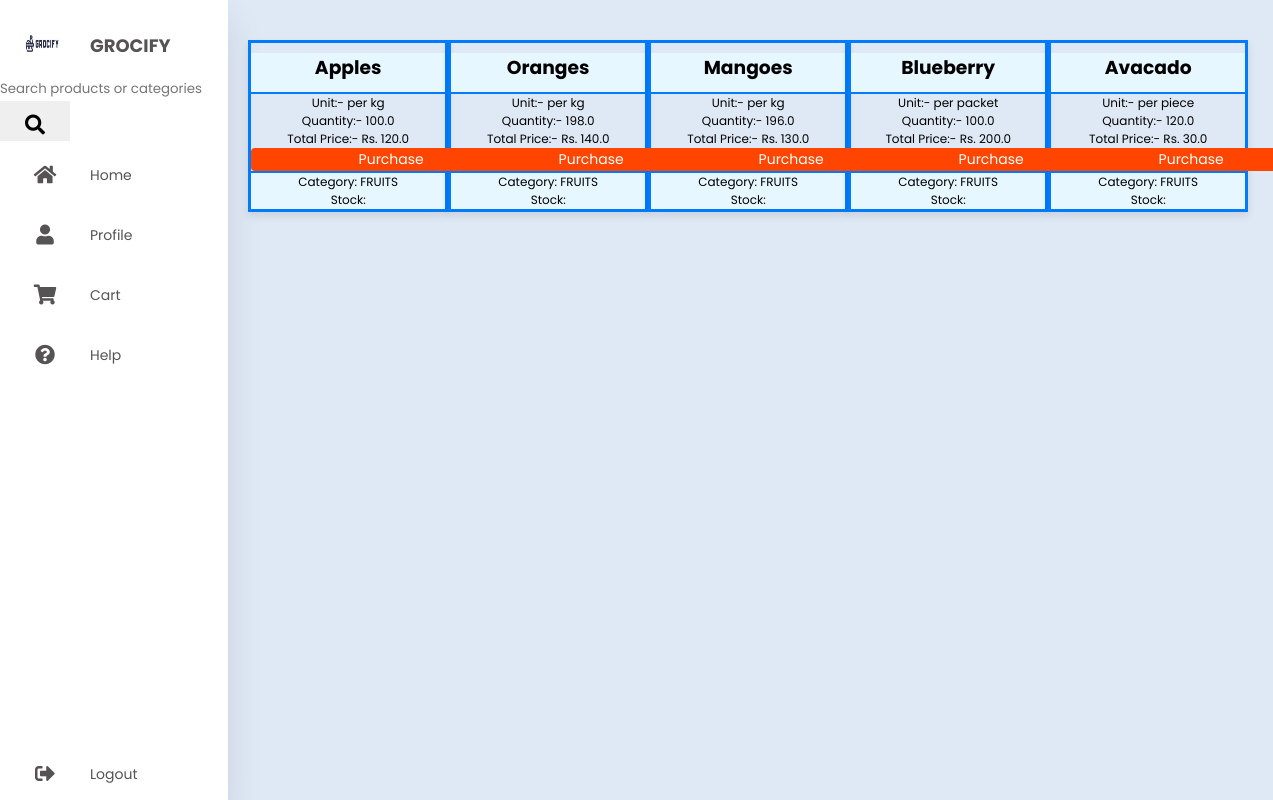
Page /category/1 on the committed database.
### app.py (models this page shows)
class Products(db.Model):
    Product_ID = db.Column(db.Integer, primary_key=True, autoincrement=True)
    Product_Name = db.Column(db.String)
    Price = db.Column(db.Float)
    per_rate = db.Column(db.String)
    Expiry_Date = db.Column(db.String)
    Store_QTY = db.Column(db.Float)
    Availability = db.Column(db.Boolean)
    Category_ID = db.Column(db.Integer, db.ForeignKey('categories.Category_ID'))

class Categories(db.Model):
    Category_ID = db.Column(db.Integer, primary_key=True)
    Cat_name = db.Column(db.String)

### app.py (the view)
@app.route('/category/<string:category_id>')
def category_products(category_id):
    category_id = str(category_id)
    category = Categories.query.filter_by(Category_ID=category_id).first()
    products = Products.query.filter_by(Category_ID=category.Category_ID).all()
    return render_template('category_products.html', category=category, products=products)

### app.py (called while the page is built)
@app.before_request
def initialize_cart():
    if 'cart' not in session:
        session['cart'] = {}

### templates/category_products.html (shortened to what this page needs)
<!DOCTYPE html>
<html>
<head>
    <link rel="stylesheet" href="{{ url_for('static', filename='dashboard_style.css') }}" />
    <link rel="stylesheet" href="https://cdnjs.cloudflare.com/ajax/libs/font-awesome/5.15.4/css/all.min.css"/>
</head>
<body>
    <div class="container">
        <nav>
            <ul>
                <li><a href="#" class="logo">
                    <img src="{{ url_for('static', filename='logo.JPG') }}" alt="">
                    <span class="nav-item">Grocify</span>
                </a></li>
                <li>
                    <form action="/search" method="get" class="search-form">
                        <input type="text" name="query" placeholder="Search products or categories">
                        <button type="submit">
                            <i class="fas fa-search"></i>
                        </button>
                    </form>
                </li>
                <li><a href="{{ url_for('user_dashboard') }}">
                    <i class="fas fa-home"></i>
                <span class="nav-item">Home</span>                </a></li>
                <li><a href="{{ url_for('user_profile') }}">
                    <i class="fas fa-user"></i>
                    <span class="nav-item">Profile</span>
                </a></li>
                <li><a  href="{{ url_for('view_cart') }}">
                    <i class="fas fa-shopping-cart"></i>
                <span class="nav-item">Cart</span>
                </a></li>
                <li><a href="">
                    <i class="fas fa-question-circle"></i>
                <span class="nav-item">Help</span>
                </a></li>
                <li><a href="{{ url_for('logout') }}" class="logout">
                    <i class="fas fa-sign-out-alt"></i>
                    <span class="nav-item">Logout</span>
                </a></li>
            </ul>
        </nav>
        <section class="main">
            <div class="main-categories">
                {% for product in products %}
                <div class="card custom-card">
                    <form action="" method="POST">
                        <div class="card-header custom-card-header d-flex align-items-center">
                            <h3 class="mb-0">{{ product.Product_Name }}</h3>
                        </div>
                        <div class="card-body bg-white">
                            <p>Unit:-  <span class="font-weight-bold">{{ product.per_rate }}</span></p>
                            <p>Quantity:- <span class="font-weight-bold">{{ product.Store_QTY }}</span></p>
                            <p>Total Price:- Rs. <span class="font-weight-bold">{{ product.Price }}</span></p>
                            <a href="{{ url_for('purchase_quantity', category_id=category.Category_ID, product_id=product.Product_ID) }}" class="custom-purchase-btn">Purchase</a>
                        </div>
                        <div class="card-footer custom-card-footer">
                            <p class="mb-1">Category: <span class="font-weight-bold">{{ category.Cat_name }}</span></p>
                            <p>Stock: </p>
                        </div>
                    </form>
                </div>
                {% endfor %}
            </div>
        </section>
    </div>
</body>
</html>

### static/dashboard_style.css (style rules this page uses)
* { margin: 0; padding: 0; outline: none; border: none; text-decoration: none; box-sizing: border-box; font-family: "Poppins", sans-serif; }
body { background: #dfe9f5; }
.container { display: flex; }
nav { position: relative; top: 0; bottom: 0; height: 100vh; left: 0; background: #fff; width: 280px; overflow: hidden; box-shadow: 0 20px 35px rgba(0, 0, 0, 0.1); }
.logo { text-align: center; display: flex; margin: 10px 0 0 10px; }
.logo img { width: 45px; height: 45px; border-radius: 50%; }
.logo span { font-weight: bold; padding-left: 15px; font-size: 18px; text-transform: uppercase; }
a { position: relative; color: rgb(85, 83, 83); font-size: 14px; display: table; width: 280px; padding: 10px; }
nav .fas { position: relative; width: 70px; height: 40px; top: 14px; font-size: 20px; text-align: center; }
.nav-item { position: relative; top: 12px; margin-left: 10px; }
.logout { position: absolute; bottom: 0; }
.main { position: relative; padding: 20px; width: 100%; }
.main-categories { display: flex; margin-top: 20px; }
.main-categories .card h3 { margin: 10px; text-transform: capitalize; }
.main-categories .card p { font-size: 12px; }

### templates/category_products.html (style rules this page uses)
.custom-card { width: 200px; text-align: center; border: 3px solid #007bff; box-shadow: 0 4px 8px rgba(0, 0, 0, 0.1); }
.custom-card-header { background-color: #e6f7ff; border-bottom: 2px solid #007bff; }
.custom-card-footer { background-color: #e6f7ff; border-top: 2px solid #007bff; }
.custom-purchase-btn { background-color: orangered; color: white; padding: 1px 3px; font-size: 14px; border: none; border-radius: 4px; cursor: pointer; }

### rows in the picture
Products: Product_Name "Apples", per_rate "per kg", Store_QTY "100.0", Price "120.0"
Categories: Cat_name "FRUITS"
Products: Product_Name "Oranges", per_rate "per kg", Store_QTY "198.0", Price "140.0"
Products: Product_Name "Mangoes", per_rate "per kg", Store_QTY "196.0", Price "130.0"
Products: Product_Name "Blueberry", per_rate "per packet", Store_QTY "100.0", Price "200.0"
Products: Product_Name "Avacado", per_rate "per piece", Store_QTY "120.0", Price "30.0"
